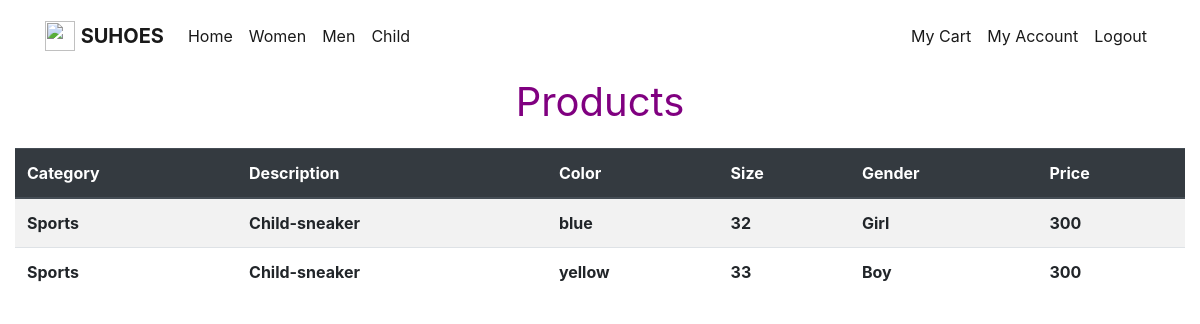
/child.php, run on the app's committed database.
### tables this page shows
CREATE TABLE `products` (
  `product_id` int(11) NOT NULL,
  `category` char(30) NOT NULL,
  `price` int(11) NOT NULL,
  `description` char(50) NOT NULL,
  `stock` int(11) NOT NULL,
  `color` char(20) NOT NULL,
  `size` int(11) NOT NULL,
  `gender` char(10) NOT NULL
);

### child.php (the view, shortened to what this page needs)
<?php
	 include "config.php";
	?>
<!doctype html>
<html lang="en">
	<head>
		<link rel="stylesheet" href="https://stackpath.bootstrapcdn.com/bootstrap/4.3.1/css/bootstrap.min.css">
	</head>
	<body>
		<nav class="navbar navbar-expand-lg navbar-light dg-light">
			<div class="container">
				<a href="table.php" class="navbar-brand">
					<img src="balloon.png" width="30" height="30" alt="" class="d-inline-block align-top">
					<b> SUHOES</b>
				</a>
				<div class="collapse navbar-collapse" id="navbarNav">
					<ul class="navbar-nav mr-auto" >
						<li class="nav-item active"><a class="nav-link" href="table.php">Home</a></li>
						<li class="nav-item active"><a class="nav-link" href="women.php">Women</a></li>
						<li class="nav-item active"><a class="nav-link" href="men.php">Men</a></li>
						<li class="nav-item active"><a class="nav-link" href="#">Child</a></li>
					</ul>
					<span class="navbar-text">
						<ul  class="navbar-nav mr-auto">
							<li class="nav-item active"><a class="nav-link" href="my_cart.php">My Cart</a></li>
							<li class="nav-item active"><a class="nav-link" href="my_account.php">My Account</a></li>
							<li class="nav-item active"><a class="nav-link" href="logout.php">Logout</a></li>
						</ul>
					</span>
				</div>
			</div>
		</nav>
		<div class="col-lg-12" >
				<p class="lead" style="text-align:center ; color:purple; font-size:40px" ><b>Products</b></p>
				<table class="table table-striped table-hover">
					<thead class="thead-dark">
						<tr>
							<th scope="col" >Category</th>
							<th scope="col" >Description</th>
							<th scope="col" >Color</th>
							<th scope="col" >Size</th>
							<th scope="col" >Gender</th>
							<th scope="col" >Price</th>
						</tr>
					</thead>
					<tbody>
					<?php
						$sql = "SELECT * FROM products p WHERE p.gender = 'Girl' OR p.gender='Boy'and p.stock>0;";
						$result = mysqli_query($db, $sql);
						while($row = mysqli_fetch_assoc($result))
						{
							$my_categ = $row["category"];
							$my_desc = $row["description"];
							$my_color = $row["color"];
							$my_size = $row["size"];
							$my_gender = $row["gender"];
							$my_price= $row["price"];
							echo "<tr>" . "<th>" . $my_categ . "</th>".
								"<th>" . $my_desc . "</th>".
								"<th>" . $my_color . "</th>".
								"<th>" . $my_size . "</th>".
								"<th>" . $my_gender . "</th>".
								"<th>" . $my_price . "</th>" . "</tr>";							;
						}
					?>
					</tbody>
				</table>
		</div>
	</body>
</html>

### data on the page
products: category "Sports", description "Child-sneaker", color "blue", size "32", gender "Girl", price "300"
products: category "Sports", description "Child-sneaker", color "yellow", size "33", gender "Boy", price "300"
